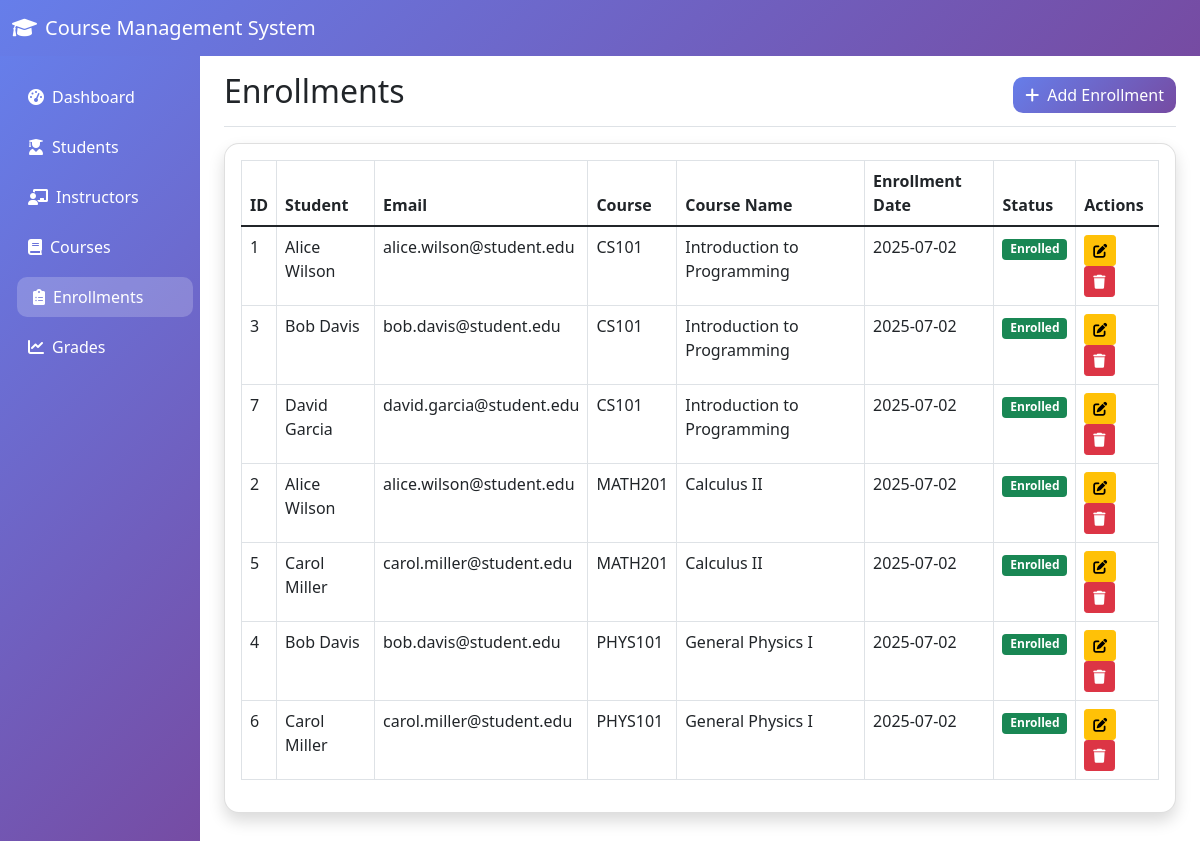
The app's page /enrollments.php with its own data.
### tables this page shows
CREATE TABLE enrollments (
    enrollment_id INT PRIMARY KEY AUTO_INCREMENT,
    student_id INT NOT NULL,
    course_id INT NOT NULL,
    enrollment_date DATE DEFAULT CURRENT_DATE,
    status ENUM('enrolled', 'dropped', 'completed') DEFAULT 'enrolled',
    created_at TIMESTAMP DEFAULT CURRENT_TIMESTAMP,
    FOREIGN KEY (student_id) REFERENCES students(student_id) ON DELETE CASCADE,
    FOREIGN KEY (course_id) REFERENCES courses(course_id) ON DELETE CASCADE,
    UNIQUE KEY unique_enrollment (student_id, course_id)
);

CREATE TABLE students (
    student_id INT PRIMARY KEY AUTO_INCREMENT,
    first_name VARCHAR(50) NOT NULL,
    last_name VARCHAR(50) NOT NULL,
    email VARCHAR(100) UNIQUE NOT NULL,
    phone VARCHAR(15),
    date_of_birth DATE,
    enrollment_date DATE DEFAULT CURRENT_DATE,
    status ENUM('active', 'inactive', 'graduated') DEFAULT 'active',
    created_at TIMESTAMP DEFAULT CURRENT_TIMESTAMP
);

CREATE TABLE courses (
    course_id INT PRIMARY KEY AUTO_INCREMENT,
    course_code VARCHAR(10) UNIQUE NOT NULL,
    course_name VARCHAR(100) NOT NULL,
    description TEXT,
    credits INT NOT NULL,
    instructor_id INT,
    max_enrollment INT DEFAULT 30,
    semester VARCHAR(20),
    year YEAR,
    status ENUM('active', 'inactive') DEFAULT 'active',
    created_at TIMESTAMP DEFAULT CURRENT_TIMESTAMP,
    FOREIGN KEY (instructor_id) REFERENCES instructors(instructor_id) ON DELETE SET NULL
);

### enrollments.php (the view, shortened to what this page needs)
<?php
$database = new Database();
$db = $database->getConnection();
$stmt = $db->query("
    SELECT
        e.*,
        CONCAT(s.first_name, ' ', s.last_name) as student_name,
        s.email as student_email,
        c.course_code,
        c.course_name
    FROM enrollments e
    JOIN students s ON e.student_id = s.student_id
    JOIN courses c ON e.course_id = c.course_id
    ORDER BY e.enrollment_date DESC
");
$enrollments = $stmt->fetchAll(PDO::FETCH_ASSOC);
?>
<!DOCTYPE html>
<html lang="en">
<head>
    <link href="https://cdn.jsdelivr.net/npm/bootstrap@5.1.3/dist/css/bootstrap.min.css" rel="stylesheet">
    <link href="https://cdnjs.cloudflare.com/ajax/libs/font-awesome/6.0.0/css/all.min.css" rel="stylesheet">
</head>
<body>
    <nav class="navbar navbar-expand-lg navbar-dark">
        <div class="container-fluid">
            <a class="navbar-brand" href="index.php">
                <i class="fas fa-graduation-cap me-2"></i>Course Management System
            </a>
        </div>
    </nav>
    <div class="container-fluid">
        <div class="row">
            <nav class="col-md-3 col-lg-2 d-md-block sidebar collapse">
                <div class="position-sticky pt-3">
                    <ul class="nav flex-column">
                        <li class="nav-item">
                            <a class="nav-link" href="index.php">
                                <i class="fas fa-tachometer-alt me-2"></i>Dashboard
                            </a>
                        </li>
                        <li class="nav-item">
                            <a class="nav-link" href="students.php">
                                <i class="fas fa-user-graduate me-2"></i>Students
                            </a>
                        </li>
                        <li class="nav-item">
                            <a class="nav-link" href="instructors.php">
                                <i class="fas fa-chalkboard-teacher me-2"></i>Instructors
                            </a>
                        </li>
                        <li class="nav-item">
                            <a class="nav-link" href="courses.php">
                                <i class="fas fa-book me-2"></i>Courses
                            </a>
                        </li>
                        <li class="nav-item">
                            <a class="nav-link active" href="enrollments.php">
                                <i class="fas fa-clipboard-list me-2"></i>Enrollments
                            </a>
                        </li>
                        <li class="nav-item">
                            <a class="nav-link" href="grades.php">
                                <i class="fas fa-chart-line me-2"></i>Grades
                            </a>
                        </li>
                    </ul>
                </div>
            </nav>
            <main class="col-md-9 ms-sm-auto col-lg-10 px-md-4">
                <div class="d-flex justify-content-between flex-wrap flex-md-nowrap align-items-center pt-3 pb-2 mb-3 border-bottom">
                    <h1 class="h2">Enrollments</h1>
                    <button type="button" class="btn btn-primary" data-bs-toggle="modal" data-bs-target="#addEnrollmentModal">
                        <i class="fas fa-plus me-2"></i>Add Enrollment
                    </button>
                </div>
                <div class="card shadow">
                    <div class="card-body">
                        <div class="table-responsive">
                            <table class="table table-bordered" width="100%" cellspacing="0">
                                <thead>
                                    <tr>
                                        <th>ID</th>
                                        <th>Student</th>
                                        <th>Email</th>
                                        <th>Course</th>
                                        <th>Course Name</th>
                                        <th>Enrollment Date</th>
                                        <th>Status</th>
                                        <th>Actions</th>
                                    </tr>
                                </thead>
                                <tbody>
                                    <?php foreach($enrollments as $enrollment): ?>
                                    <tr>
                                        <td><?php echo $enrollment['enrollment_id']; ?></td>
                                        <td><?php echo htmlspecialchars($enrollment['student_name']); ?></td>
                                        <td><?php echo htmlspecialchars($enrollment['student_email']); ?></td>
                                        <td><?php echo htmlspecialchars($enrollment['course_code']); ?></td>
                                        <td><?php echo htmlspecialchars($enrollment['course_name']); ?></td>
                                        <td><?php echo htmlspecialchars($enrollment['enrollment_date']); ?></td>
                                        <td>
                                            <span class="badge bg-<?php
                                                echo $enrollment['status'] == 'enrolled' ? 'success' :
                                                    ($enrollment['status'] == 'completed' ? 'primary' : 'warning');
                                            ?>">
                                                <?php echo ucfirst($enrollment['status']); ?>
                                            </span>
                                        </td>
                                        <td>
                                            <button type="button" class="btn btn-sm btn-warning me-1"
                                                    data-bs-toggle="modal" data-bs-target="#editEnrollmentModal"
                                                    onclick="editEnrollment(<?php echo htmlspecialchars(json_encode($enrollment)); ?>)">
                                                <i class="fas fa-edit"></i>
                                            </button>
                                            <form method="POST" style="display: inline;">
                                                <button type="submit" name="delete_enrollment" class="btn btn-sm btn-danger"
                                                        onclick="return confirm('Are you sure you want to delete this enrollment?')">
                                                    <i class="fas fa-trash"></i>
                                                </button>
                                            </form>
                                        </td>
                                    </tr>
                                    <?php endforeach; ?>
                                </tbody>
                            </table>
                        </div>
                    </div>
                </div>
            </main>
        </div>
    </div>
</body>
</html>

### enrollments.php (style rules this page uses)
.sidebar { height: 100vh; background: linear-gradient(135deg, #667eea 0%, #764ba2 100%); }
.nav-link { color: white !important; border-radius: 10px; margin: 5px 0; transition: all 0.3s; }
.nav-link:hover, .nav-link.active { background-color: rgba(255,255,255,0.2); transform: translateX(5px); }
.card { border-radius: 15px; box-shadow: 0 4px 6px rgba(0,0,0,0.1); }
.btn-primary { background: linear-gradient(135deg, #667eea 0%, #764ba2 100%); border: none; border-radius: 10px; }
.navbar { background: linear-gradient(135deg, #667eea 0%, #764ba2 100%) !important; }

### records on screen
enrollments: enrollment_id "1", student_name "Alice Wilson", student.email "alice.wilson@student.edu", course.course_code "CS101", course.course_name "Introduction to Programming", enrollment_date "2025-07-02", status "Enrolled"
enrollments: enrollment_id "3", student_name "Bob Davis", student.email "bob.davis@student.edu", course.course_code "CS101", course.course_name "Introduction to Programming", enrollment_date "2025-07-02", status "Enrolled"
enrollments: enrollment_id "7", student_name "David Garcia", student.email "david.garcia@student.edu", course.course_code "CS101", course.course_name "Introduction to Programming", enrollment_date "2025-07-02", status "Enrolled"
enrollments: enrollment_id "2", student_name "Alice Wilson", student.email "alice.wilson@student.edu", course.course_code "MATH201", course.course_name "Calculus II", enrollment_date "2025-07-02", status "Enrolled"
enrollments: enrollment_id "5", student_name "Carol Miller", student.email "carol.miller@student.edu", course.course_code "MATH201", course.course_name "Calculus II", enrollment_date "2025-07-02", status "Enrolled"
enrollments: enrollment_id "4", student_name "Bob Davis", student.email "bob.davis@student.edu", course.course_code "PHYS101", course.course_name "General Physics I", enrollment_date "2025-07-02", status "Enrolled"
enrollments: enrollment_id "6", student_name "Carol Miller", student.email "carol.miller@student.edu", course.course_code "PHYS101", course.course_name "General Physics I", enrollment_date "2025-07-02", status "Enrolled"
